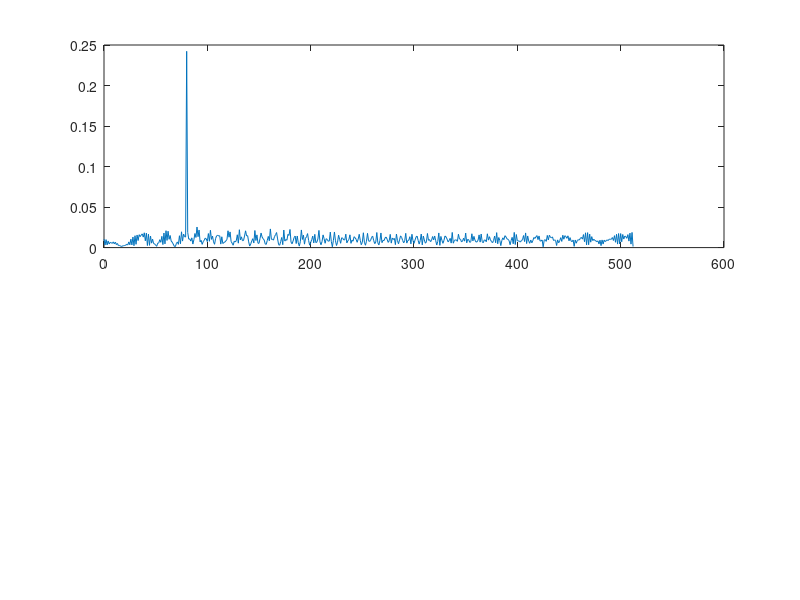

This chart was generated by the following MATLAB code: (Note: this script raises an error after producing the figure.)
clear all
clc;

%% Radar Specifications
%%%%%%%%%%%%%%%%%%%%%%%%%%%
% Frequency of operation = 77GHz
% Max Range = 200m
% Range Resolution = 1 m
% Max Velocity = 100 m/s
%%%%%%%%%%%%%%%%%%%%%%%%%%%

%speed of light = 3e8
%% User Defined Range and Velocity of target
% define the target's initial position and velocity. 
% bNote : Velocity remains contant

% intial Range and Velocity of target
% Range cannot exceed 200m
% Velocity can be in range +/- 70m/s

tgt_range = 80;
tgt_velocity = -20;



%% FMCW Waveform Generation
% Design the FMCW waveform by giving the specs of each of its parameters.
% Calculate the Bandwidth (B), Chirp Time (Tchirp) and Slope (slope) of the FMCW
% chirp using the requirements above.

%Operating carrier frequency of Radar
fc = 77e9;                          % operating frequency (Hz)
c = 3e8;                            % speed of light

d_res = 1;                          % range resolution metres
R_max = 200;                        % max range of radar 200 metres


B = c/(2*d_res);                        % Bandwidth
Tchirp = 5.5 * (2 * R_max / c);         % sweep/chrip time (time for signal to travle max radar range)
slope = B/Tchirp;                      % slope of the chirp signal


%The number of chirps in one sequence. Its ideal to have 2^ value for the ease of running the FFT
%for Doppler Estimation.
Nd=128;                   % #of doppler cells OR #of sent periods % number of chirps

%The number of samples on each chirp.
Nr=1024;                  %for length of time OR # of range cells

% Timestamp for running the displacement scenario for every sample on each
% chirp
t=linspace(0,Nd*Tchirp,Nr*Nd); %total time for samples


%Creating the vectors for Tx, Rx and Mix based on the total samples input.
Tx=zeros(1,length(t)); %transmitted signal
Rx=zeros(1,length(t)); %received signal
Mix = zeros(1,length(t)); %beat signal

%Similar vectors for range_covered and time delay.
r_t=zeros(1,length(t));
td=zeros(1,length(t));


%% Signal generation and Moving Target simulation
% Running the radar scenario over the time.

for i=1:length(t)

    %For each time stamp update the Range of the Target for constant velocity.
    r_t(i) = tgt_range + (tgt_velocity*t(i));
    % Calculate delay time
    td(i) = 2*r_t(i)/c;

    %For each time sample we need update the transmitted and
    %received signal.
    Tx(i) = cos(2*pi*(fc*t(i)+0.5*slope*t(i)^2));
    Rx(i) = cos(2*pi*(fc*(t(i)-td(i))+0.5*slope*(t(i)-td(i))^2));

    %Now by mixing the Transmit and Receive generate the beat signal
    %This is done by element wise matrix multiplication of Transmit and
    %Receiver Signal
    Mix(i) = Tx(i).*Rx(i);

end



%% RANGE MEASUREMENT

%reshape the vector into Nr*Nd array. Nr and Nd here would also define the size of
%Range and Doppler FFT respectively.
Mix = reshape(Mix, [Nr, Nd]);

%run the FFT on the beat signal along the range bins dimension (Nr) and
signal_fft = fft(Mix);

% Take the absolute value of FFT output & normalise
P2 = abs(signal_fft/Nr);

% Output of FFT is double sided signal, but we are interested in only one side of the spectrum.
% Hence we throw out half of the samples.
% reject mirror image
P1 = P2(1: Nr / 2 + 1);


%plotting the range
figure ('Name','Range from First FFT')
subplot(2,1,1)

% plot FFT output
f = Nr * (0 : (Nr / 2))/ Nr;
plot(f, P1);
xline(tgt_range-10, '-r', 'Lower Margin')
xline(tgt_range+10, '-r', 'Upper Margin')
title('1D FFT - Range of target');
xlabel('range (metres)');
ylabel('normalised FFT');
axis ([0 200 0 1]);
saveas(gcf, '1Dfft.png');

%% RANGE DOPPLER RESPONSE
% The 2D FFT implementation is already provided here. This will run a 2DFFT
% on the mixed signal (beat signal) output and generate a range doppler
% map.You will implement CFAR on the generated RDM


% Range Doppler Map Generation.

% The output of the 2D FFT is an image that has reponse in the range and
% doppler FFT bins. So, it is important to convert the axis from bin sizes
% to range and doppler based on their Max values.

Mix=reshape(Mix,[Nr,Nd]);

% 2D FFT using the FFT size for both dimensions.
sig_fft2 = fft2(Mix,Nr,Nd);

% Taking just one side of signal from Range dimension.
sig_fft2 = sig_fft2(1:Nr/2,1:Nd);
sig_fft2 = fftshift (sig_fft2);
RDM = abs(sig_fft2);
RDM = 10*log10(RDM) ;

%use the surf function to plot the output of 2DFFT and to show axis in both
%dimensions
doppler_axis = linspace(-100,100,Nd);
range_axis = linspace(-200,200,Nr/2)*((Nr/2)/400);
figure('Name','2D FFT Range Doppler Response'),surf(doppler_axis,range_axis,RDM);
xlabel('velocity (m/s)');
ylabel('range (m)');
zlabel('signal strength (dB)')
title('2D FFT - Range Doppler Map');
saveas(gcf, '2Dfft.png');





%% CFAR implementation

%Slide Window through the complete Range Doppler Map

%Select the number of Training Cells in both the dimensions.
Tr = 14; % range axis
Td = 14; % doppler axis

%Select the number of Guard Cells in both dimensions around the Cell under
%test (CUT) for accurate estimation
Gr = 4; % range axis
Gd = 4; % doppler axis

% offset the threshold by SNR value in dB
% Define Offset (Adding room above noise threshold for the desired SNR)
offset = 20;

%Create a vector to store noise_level for each iteration on training cells
noise_level = zeros(1,1);

%design a loop such that it slides the CUT across range doppler map by
%giving margins at the edges for Training and Guard Cells.
%For every iteration sum the signal level within all the training
%cells. To sum convert the value from logarithmic to linear using db2pow
%function. Average the summed values for all of the training
%cells used. After averaging convert it back to logarithimic using pow2db.
%Further add the offset to it to determine the threshold. Next, compare the
%signal under CUT with this threshold. If the CUT level > threshold assign
%it a value of 1, else equate it to 0.


% Use RDM[x,y] as the matrix from the output of 2D FFT for implementing
% CFAR

grid_size = (2*Tr+2*Gr+1)*(2*Td+2*Gd+1);
guard_region = (2*Gr+1)*(2*Gd+1);
training_cells = grid_size - guard_region;

% Initialize Vector to hold final signal after thresholding
signal_cfar = zeros(size(RDM));

% Slide across the complete 2D matrix
% loop over the range cells, protecting training and guard
for i = Tr+Gr+1:Nr/2-(Gr+Tr)
    % loop over the doppler cells
    for j = Td+Gd+1:Nd-(Gd+Td)
        
        %select the matrix which includes the training, guard & CUT
        % x = left of CUT to right of CUT
        % y = top of CUT to bottom of CUT
        grid = RDM(i-Gr-Tr : i+Gr+Tr, j-Gd-Td : j+Gd+Td);
        % specify the guard area and set levels to 0
        grid(i-Gr : i+Gr, j-Gd : j+Gd) = 0;
        
        % convert training cells from log to linear with db2pow
        power = db2pow(grid);
        
        % measure average noise level across all training cells
        noise_level = sum(power) / training_cells;
        
        % convert back to log using pow2db
        db = pow2db(noise_level);
        
        %X = [' Noise: ', num2str(db)];
        %disp(X)
        
        % add the noise threshold offset
        threshold = db + offset;
        
        % compare the CUT against threshold
        if RDM(i,j) > threshold
            signal_cfar(i, j) = 1;
            Y = ['RDM value :',num2str(RDM(i,j))];
            %disp(Y)
             
        end
    end
end

% The process above will generate a thresholded block, which is smaller
%than the Range Doppler Map as the CUT cannot be located at the edges of
%matrix. Hence,few cells will not be thresholded. To keep the map size same
% set those values to 0.

%display the CFAR output using the Surf function like we did for Range
%Doppler Response output.
figure('Name','CA-CFAR Filtered Range Doppler Map'),surf(doppler_axis,range_axis,signal_cfar);
xlabel('velocity (m/s)');
ylabel('range (m)');
zlabel('signal strength (dB) Normalised')
title('CA-CFAR Filtered Range Doppler Map');
colorbar;
saveas(gcf, 'CFAR.png');
